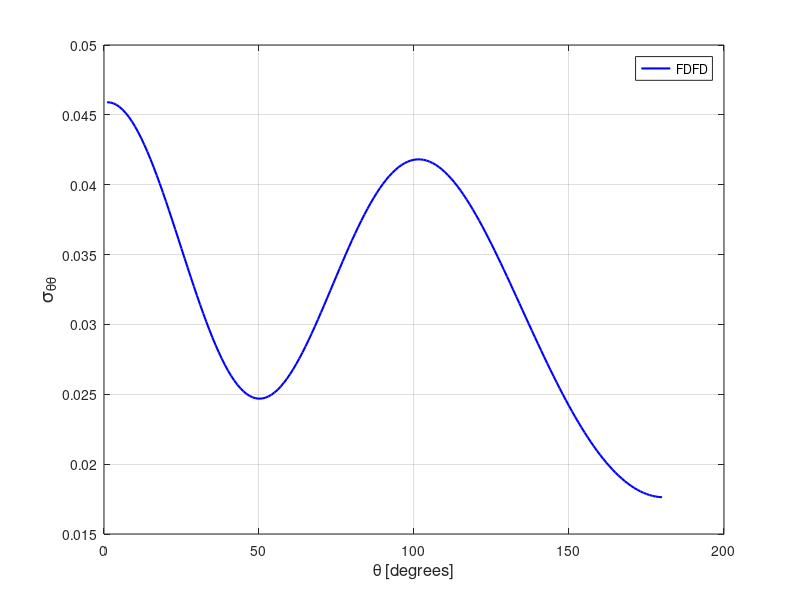

Recreate this plot in MATLAB.
stt = [ 
    1  0.45900904E-01
    2  0.45886915E-01
    3  0.45827188E-01
    4  0.45721509E-01
    5  0.45570727E-01
    6  0.45375261E-01
    7  0.45136396E-01
    8  0.44854827E-01
    9  0.44532098E-01
   10  0.44169541E-01
   11  0.43769054E-01
   12  0.43332249E-01
   13  0.42861104E-01
   14  0.42357896E-01
   15  0.41824672E-01
   16  0.41264083E-01
   17  0.40678378E-01
   18  0.40070403E-01
   19  0.39442666E-01
   20  0.38797934E-01
   21  0.38139198E-01
   22  0.37469305E-01
   23  0.36791127E-01
   24  0.36107693E-01
   25  0.35421643E-01
   26  0.34736134E-01
   27  0.34054030E-01
   28  0.33378299E-01
   29  0.32711554E-01
   30  0.32056727E-01
   31  0.31416476E-01
   32  0.30793363E-01
   33  0.30189771E-01
   34  0.29608170E-01
   35  0.29051047E-01
   36  0.28520072E-01
   37  0.28017597E-01
   38  0.27545277E-01
   39  0.27104866E-01
   40  0.26698004E-01
   41  0.26326071E-01
   42  0.25990063E-01
   43  0.25690980E-01
   44  0.25430033E-01
   45  0.25207536E-01
   46  0.25024164E-01
   47  0.24880262E-01
   48  0.24775792E-01
   49  0.24710735E-01
   50  0.24685293E-01
   51  0.24698718E-01
   52  0.24750469E-01
   53  0.24840061E-01
   54  0.24966450E-01
   55  0.25128935E-01
   56  0.25326150E-01
   57  0.25556915E-01
   58  0.25819765E-01
   59  0.26113370E-01
   60  0.26436063E-01
   61  0.26786041E-01
   62  0.27161833E-01
   63  0.27561545E-01
   64  0.27982829E-01
   65  0.28424181E-01
   66  0.28883329E-01
   67  0.29358301E-01
   68  0.29846935E-01
   69  0.30347349E-01
   70  0.30857336E-01
   71  0.31374365E-01
   72  0.31896867E-01
   73  0.32422487E-01
   74  0.32949515E-01
   75  0.33475563E-01
   76  0.33998590E-01
   77  0.34516893E-01
   78  0.35028752E-01
   79  0.35532128E-01
   80  0.36025200E-01
   81  0.36506303E-01
   82  0.36973663E-01
   83  0.37426326E-01
   84  0.37862346E-01
   85  0.38280625E-01
   86  0.38679942E-01
   87  0.39058894E-01
   88  0.39416291E-01
   89  0.39752215E-01
   90  0.40064476E-01
   91  0.40352620E-01
   92  0.40616199E-01
   93  0.40854495E-01
   94  0.41067418E-01
   95  0.41254349E-01
   96  0.41414134E-01
   97  0.41547831E-01
   98  0.41654490E-01
   99  0.41733969E-01
  100  0.41787285E-01
  101  0.41813534E-01
  102  0.41813180E-01
  103  0.41786529E-01
  104  0.41734055E-01
  105  0.41655947E-01
  106  0.41552804E-01
  107  0.41424878E-01
  108  0.41272867E-01
  109  0.41097656E-01
  110  0.40899470E-01
  111  0.40679373E-01
  112  0.40437620E-01
  113  0.40175583E-01
  114  0.39893847E-01
  115  0.39592981E-01
  116  0.39274070E-01
  117  0.38938198E-01
  118  0.38585979E-01
  119  0.38218431E-01
  120  0.37836418E-01
  121  0.37440892E-01
  122  0.37032820E-01
  123  0.36613319E-01
  124  0.36183272E-01
  125  0.35743497E-01
  126  0.35294969E-01
  127  0.34838662E-01
  128  0.34375552E-01
  129  0.33906732E-01
  130  0.33432513E-01
  131  0.32954596E-01
  132  0.32473538E-01
  133  0.31989921E-01
  134  0.31504843E-01
  135  0.31019321E-01
  136  0.30533979E-01
  137  0.30049648E-01
  138  0.29567027E-01
  139  0.29087074E-01
  140  0.28610295E-01
  141  0.28137544E-01
  142  0.27669657E-01
  143  0.27206881E-01
  144  0.26750192E-01
  145  0.26300088E-01
  146  0.25857093E-01
  147  0.25421873E-01
  148  0.24994839E-01
  149  0.24576550E-01
  150  0.24167635E-01
  151  0.23768388E-01
  152  0.23379294E-01
  153  0.23000667E-01
  154  0.22632955E-01
  155  0.22276586E-01
  156  0.21931598E-01
  157  0.21598587E-01
  158  0.21277683E-01
  159  0.20969354E-01
  160  0.20673558E-01
  161  0.20390714E-01
  162  0.20120820E-01
  163  0.19864172E-01
  164  0.19621078E-01
  165  0.19391356E-01
  166  0.19175420E-01
  167  0.18973304E-01
  168  0.18784959E-01
  169  0.18610639E-01
  170  0.18450504E-01
  171  0.18304329E-01
  172  0.18172385E-01
  173  0.18054686E-01
  174  0.17951269E-01
  175  0.17862095E-01
  176  0.17787218E-01
  177  0.17726753E-01
  178  0.17680697E-01
  179  0.17648814E-01
  180  0.17631436E-01
  181  0.17628457E-01
  182  0.17639827E-01
  183  0.17665634E-01
  184  0.17705698E-01
  185  0.17760079E-01
  186  0.17828839E-01
  187  0.17912073E-01
  188  0.18009381E-01
  189  0.18120982E-01
  190  0.18246856E-01
  191  0.18386777E-01
  192  0.18540820E-01
  193  0.18709037E-01
  194  0.18891178E-01
  195  0.19087108E-01
  196  0.19297037E-01
  197  0.19520519E-01
  198  0.19757671E-01
  199  0.20008197E-01
  200  0.20272113E-01
  201  0.20549057E-01
  202  0.20839019E-01
  203  0.21141663E-01
  204  0.21456974E-01
  205  0.21784505E-01
  206  0.22124032E-01
  207  0.22475343E-01
  208  0.22838034E-01
  209  0.23211958E-01
  210  0.23596626E-01
  211  0.23991674E-01
  212  0.24396690E-01
  213  0.24811320E-01
  214  0.25235116E-01
  215  0.25667340E-01
  216  0.26107870E-01
  217  0.26556022E-01
  218  0.27011115E-01
  219  0.27472600E-01
  220  0.27940141E-01
  221  0.28412689E-01
  222  0.28890021E-01
  223  0.29371085E-01
  224  0.29855283E-01
  225  0.30341890E-01
  226  0.30830381E-01
  227  0.31319652E-01
  228  0.31808898E-01
  229  0.32297499E-01
  230  0.32784425E-01
  231  0.33269186E-01
  232  0.33750419E-01
  233  0.34227394E-01
  234  0.34699213E-01
  235  0.35165116E-01
  236  0.35624024E-01
  237  0.36074851E-01
  238  0.36517132E-01
  239  0.36949359E-01
  240  0.37370924E-01
  241  0.37780557E-01
  242  0.38177323E-01
  243  0.38560640E-01
  244  0.38929284E-01
  245  0.39281938E-01
  246  0.39618421E-01
  247  0.39937355E-01
  248  0.40237851E-01
  249  0.40519040E-01
  250  0.40780224E-01
  251  0.41020423E-01
  252  0.41239023E-01
  253  0.41435130E-01
  254  0.41607935E-01
  255  0.41756794E-01
  256  0.41881163E-01
  257  0.41980460E-01
  258  0.42053800E-01
  259  0.42101670E-01
  260  0.42122554E-01
  261  0.42116508E-01
  262  0.42083602E-01
  263  0.42023234E-01
  264  0.41935526E-01
  265  0.41820530E-01
  266  0.41677818E-01
  267  0.41507825E-01
  268  0.41311063E-01
  269  0.41086908E-01
  270  0.40836900E-01
  271  0.40561143E-01
  272  0.40259689E-01
  273  0.39934326E-01
  274  0.39585188E-01
  275  0.39212622E-01
  276  0.38818441E-01
  277  0.38403504E-01
  278  0.37969228E-01
  279  0.37516244E-01
  280  0.37046816E-01
  281  0.36561657E-01
  282  0.36062956E-01
  283  0.35551500E-01
  284  0.35029911E-01
  285  0.34499343E-01
  286  0.33962015E-01
  287  0.33419538E-01
  288  0.32874476E-01
  289  0.32328144E-01
  290  0.31783067E-01
  291  0.31241043E-01
  292  0.30704610E-01
  293  0.30175870E-01
  294  0.29656317E-01
  295  0.29148968E-01
  296  0.28655400E-01
  297  0.28178250E-01
  298  0.27719278E-01
  299  0.27280547E-01
  300  0.26864348E-01
  301  0.26472157E-01
  302  0.26106147E-01
  303  0.25768429E-01
  304  0.25460076E-01
  305  0.25183385E-01
  306  0.24939558E-01
  307  0.24729889E-01
  308  0.24555860E-01
  309  0.24418524E-01
  310  0.24318878E-01
  311  0.24257606E-01
  312  0.24235850E-01
  313  0.24253929E-01
  314  0.24312083E-01
  315  0.24410607E-01
  316  0.24549594E-01
  317  0.24728842E-01
  318  0.24948142E-01
  319  0.25206825E-01
  320  0.25504360E-01
  321  0.25839690E-01
  322  0.26211983E-01
  323  0.26619991E-01
  324  0.27062319E-01
  325  0.27537385E-01
  326  0.28043440E-01
  327  0.28578676E-01
  328  0.29141132E-01
  329  0.29728565E-01
  330  0.30338701E-01
  331  0.30969333E-01
  332  0.31617641E-01
  333  0.32281257E-01
  334  0.32957349E-01
  335  0.33643197E-01
  336  0.34335818E-01
  337  0.35032570E-01
  338  0.35730459E-01
  339  0.36426425E-01
  340  0.37117589E-01
  341  0.37800968E-01
  342  0.38473286E-01
  343  0.39132360E-01
  344  0.39774936E-01
  345  0.40398266E-01
  346  0.40999416E-01
  347  0.41576058E-01
  348  0.42125560E-01
  349  0.42645313E-01
  350  0.43133482E-01
  351  0.43587394E-01
  352  0.44005327E-01
  353  0.44385538E-01
  354  0.44726130E-01
  355  0.45025587E-01
  356  0.45283012E-01
  357  0.45496590E-01
  358  0.45665734E-01
  359  0.45790080E-01
  360  0.45868449E-01
 ]; 
plot(stt(1:180,1),stt(1:180,2),'b-','linewidth',1.5 ); 
grid on 
legend('FDFD');
xlabel('\theta [degrees]','FontSize',12);
ylabel('\sigma_{\theta\theta}','FontSize',14);
